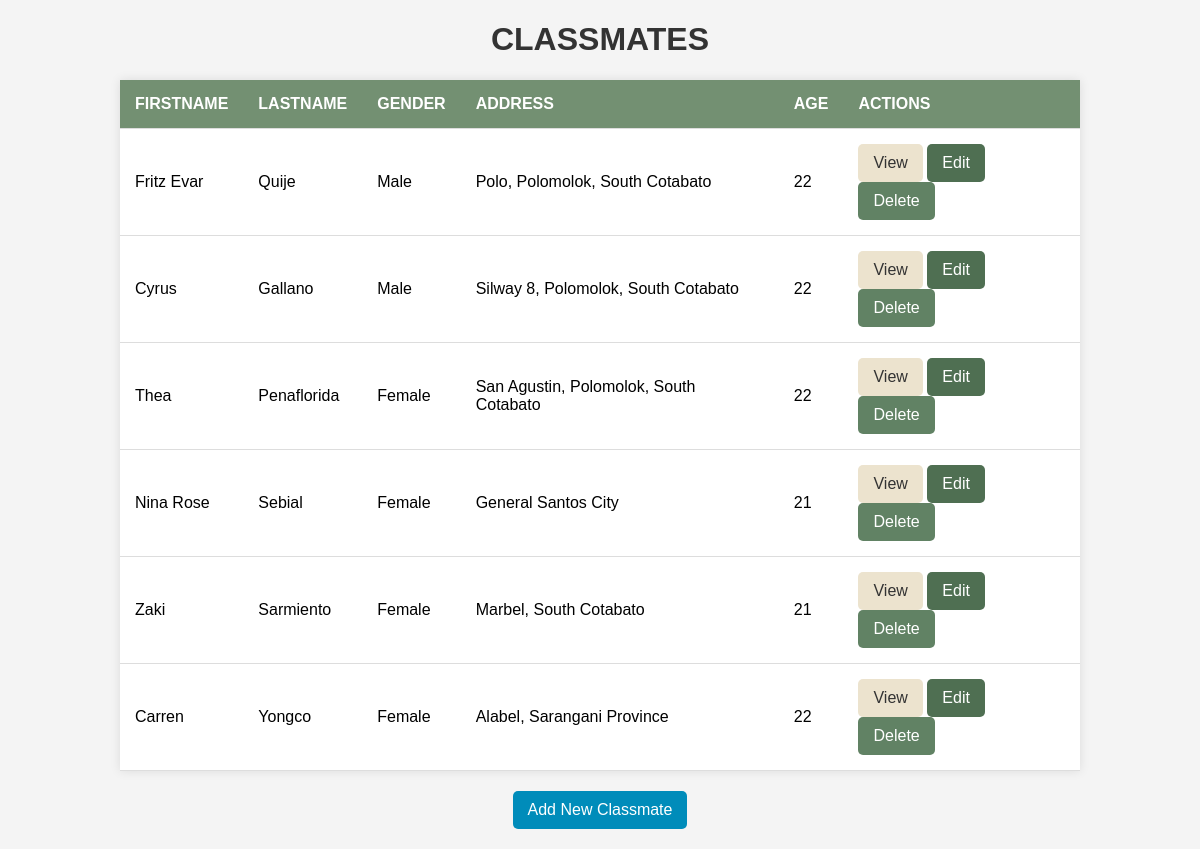
The page /classmate/ on the database its author committed.
### classmates/models.py (models this page shows, shortened)
class Classmate(models.Model):
    firstname = models.CharField(max_length=200)
    lastname = models.CharField(max_length=200)
    gender = models.CharField(max_length=200)
    address = models.CharField(max_length=200)
    age = models.IntegerField()

### classmates/views.py (the view)
# urls.py: path('', views.ClassmateList.as_view(), name='classmate_list'),
class ClassmateList(ListView):
    model = Classmate

### classmates/templates/classmates/classmate_list.html (shortened to what this page needs)
<!DOCTYPE html>
<html lang="en">
<head>
</head>
<body>
    <h1>CLASSMATES</h1>
    <table>
        <thead>
            <tr>
                <th>FIRSTNAME</th>
                <th>LASTNAME</th>
                <th>GENDER</th>
                <th>ADDRESS</th>
                <th>AGE</th>
                <th>ACTIONS</th>
            </tr>
        </thead>
        <tbody>
            {% for classmate in object_list %}
            <tr>
                <td>{{ classmate.firstname }}</td>
                <td>{{ classmate.lastname }}</td>
                <td>{{ classmate.gender }}</td>
                <td>{{ classmate.address }}</td>
                <td>{{ classmate.age }}</td>
                <td>
                    <a href="{% url 'classmate_view' classmate.id %}" style="background-color: #ECE3CE; color: #333;">View</a>
                    <a href="{% url 'classmate_edit' classmate.id %}" class="edit-btn">Edit</a>
                    <a href="{% url 'classmate_delete' classmate.id %}" class="delete-btn">Delete</a>
                </td>
            </tr>
            {% endfor %}
        </tbody>
    </table>
    <a class="new-btn" href="{% url 'classmate_new' %}">Add New Classmate</a>
</body>
</html>

### classmates/templates/classmates/classmate_list.html (style rules this page uses)
body { font-family: 'Arial', sans-serif; background-color: #f4f4f4; margin: 0; padding: 0; }
h1 { text-align: center; color: #333; }
table { width: 80%; margin: 20px auto; border-collapse: collapse; background-color: #fff; box-shadow: 0 0 10px rgba(0, 0, 0, 0.1); }
th, td { padding: 15px; text-align: left; border-bottom: 1px solid #ddd; }
th { background-color: #739072; color: #fff; }
a { display: inline-block; padding: 10px 15px; text-decoration: none; border-radius: 5px; transition: background-color 0.3s; }
.edit-btn, .delete-btn, .new-btn { display: inline-block; padding: 10px 15px; text-align: center; text-decoration: none; border-radius: 5px; transition: background-color 0.3s; }
.edit-btn { background-color: #4F6F52; color: #fff; }
.delete-btn { background-color: #618264; color: #fff; }
.new-btn { display: block; margin: 20px auto; width: fit-content; background-color: #008CBA; color: #fff; }

### rows shown on the page
Classmate: firstname "Fritz Evar", lastname "Quije", gender "Male", address "Polo, Polomolok, South Cotabato", age "22"
Classmate: firstname "Cyrus", lastname "Gallano", gender "Male", address "Silway 8, Polomolok, South Cotabato", age "22"
Classmate: firstname "Thea", lastname "Penaflorida", gender "Female", address "San Agustin, Polomolok, South Cotabato", age "22"
Classmate: firstname "Nina Rose", lastname "Sebial", gender "Female", address "General Santos City", age "21"
Classmate: firstname "Zaki", lastname "Sarmiento", gender "Female", address "Marbel, South Cotabato", age "21"
Classmate: firstname "Carren", lastname "Yongco", gender "Female", address "Alabel, Sarangani Province", age "22"
